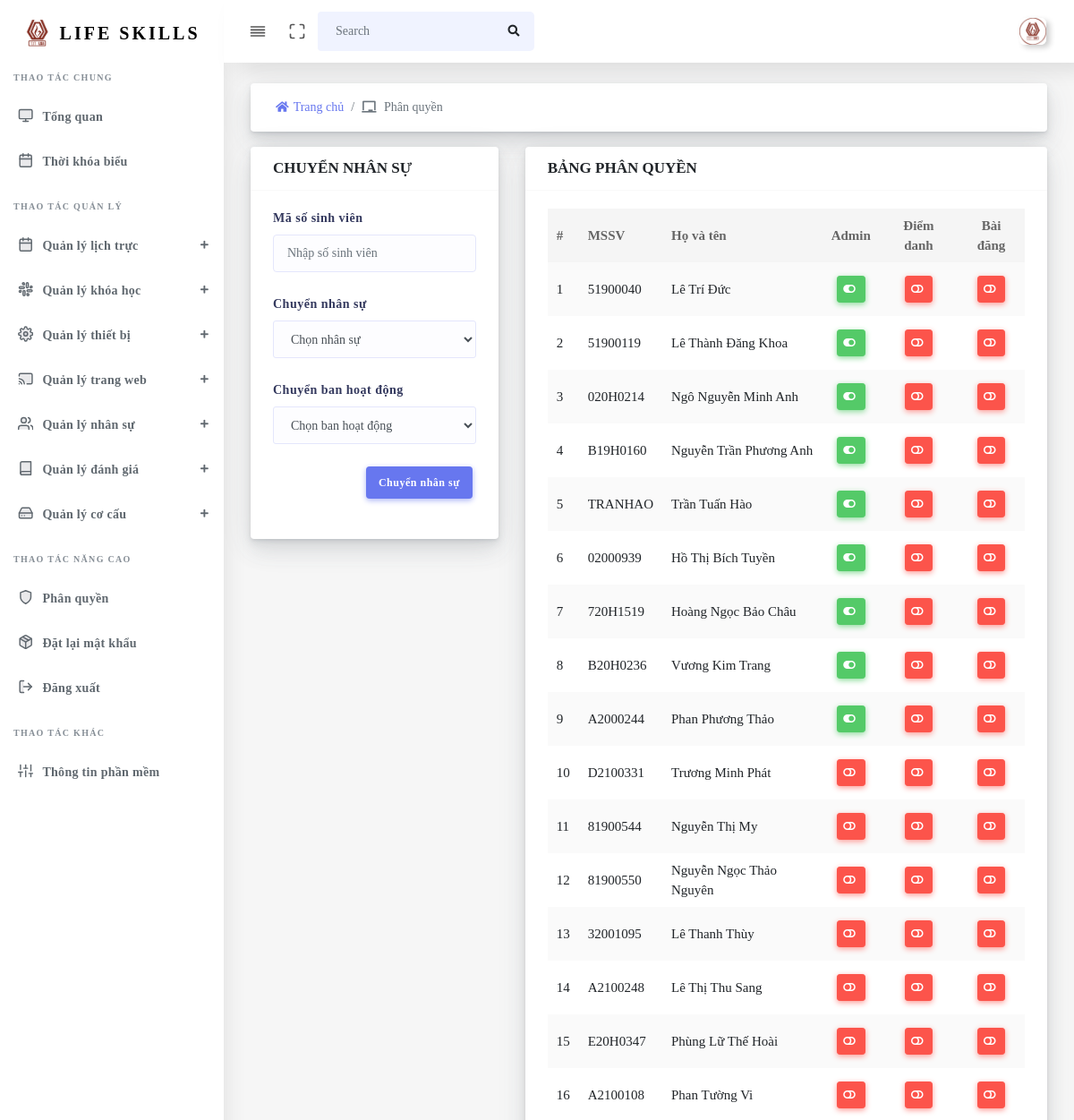
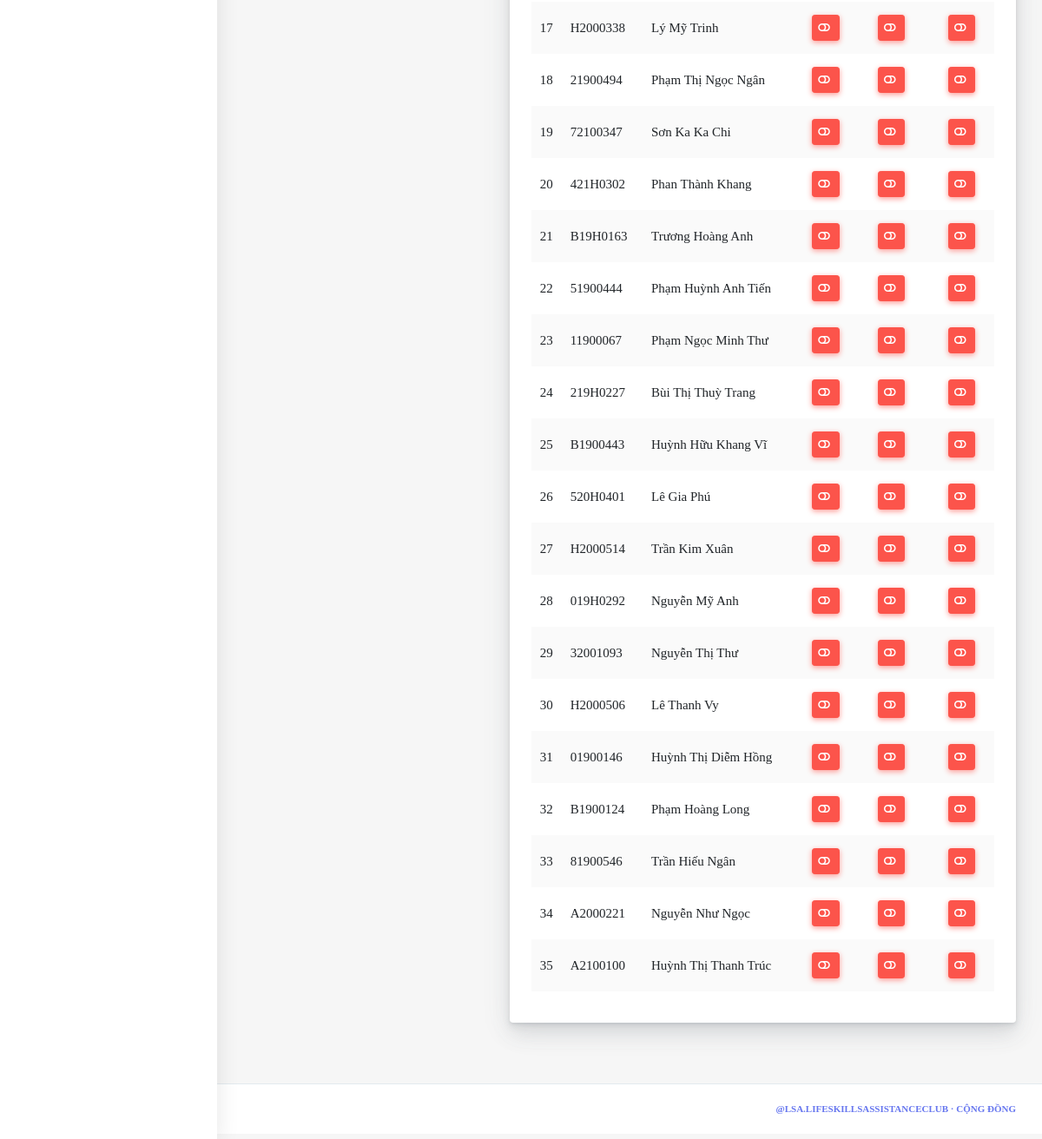
The page /Admin/Decentralization (signed in) on the database its author committed (2 pictures, top to bottom).
### tables this page shows
CREATE TABLE `tbl_decentralization` (
  `id_decentralization` int(255) NOT NULL,
  `id_user` int(255) NOT NULL,
  `admin` int(1) NOT NULL DEFAULT 0,
  `attendance` int(1) NOT NULL DEFAULT 0,
  `post` int(1) NOT NULL DEFAULT 0
);

CREATE TABLE `tbl_user` (
  `id_user` int(255) NOT NULL,
  `id_student` varchar(8) NOT NULL,
  `password` varchar(255) NOT NULL,
  `fullname` varchar(255) NOT NULL,
  `birthday` date DEFAULT NULL,
  `facebook` varchar(255) DEFAULT NULL,
  `id_team` int(255) DEFAULT NULL,
  `phone` varchar(11) DEFAULT NULL,
  `role` int(1) NOT NULL
);

### source/views/admin/layout.php (called while the page is built)
<?php
$filepath = realpath(dirname(__FILE__));
require_once($filepath . '/partials/header.php');
require_once($filepath . '/partials/sidebar.php');
require_once($filepath . '/pages/' . $data['page'] . '.php');
require_once($filepath . '/partials/footer.php');
?>

### source/core/Controller.php (called while the page is built, shortened)
<?php
class Controller
{
    public function viewAdmin($view, $data = [])
    {
        require_once(realpath(dirname(__FILE__)) . '/../views/admin/' . $view . '.php');
    }
}
?>

### source/controllers/Admin.php (called while the page is built, shortened)
<?php
class Admin extends Controller
{
  private $Decentralization;
  private $Personnel;
  private $Team;
  function __construct()
  {
    $this->Personnel        = $this->model("Personnel");
    $this->Team             = $this->model("Team");
    $this->Decentralization = $this->model("Decentralization");
  }
  public function Decentralization()
  {
    $Notification = [];
    $this->viewAdmin("layout", [
      "page"                  => "decentralization/decentralization",
      "ListTeam"              => $this->Team->getTeam(),
      "ListPersonnel"         => $this->Personnel->getPersonnel(),
      "ListDecentralization"  => $this->Decentralization->getDecentralization(),
      "Notification"          => $Notification,
    ]);
  }
}

### source/core/App.php (called while the page is built, shortened)
<?php
class App
{
    protected $action       = "Index";
    function __construct()
    {
        $arr        = $this->UrlProcess();
        $filepath   = realpath(dirname(__FILE__));
        if (isset($arr[0])) {
            if (file_exists($filepath . '/../controllers/' . $arr[0] . '.php')) {
                if ($arr[0] == "Admin") {
                    $this->action = "Home";
                }
                unset($arr[0]);
            }
        }
        $this->controller = new $this->controller;
        if (isset($arr[1])) {
            if (method_exists($this->controller, $arr[1])) {
                $this->action = $arr[1];
            }
            unset($arr[1]);
        }
        $this->params = $arr ? array_values($arr) : [];
        call_user_func_array([$this->controller, $this->action], $this->params);
    }
    function UrlProcess()
    {
        if (isset($_GET["url"])) return explode("/", filter_var(trim($_GET["url"], "/")));
    }
}
?>

### index.php (called while the page is built, shortened)
<?php
$myApp = new App();
?>

### source/core/lib/database.php (called while the page is built, shortened)
<?php
class Database
{
  protected $host   = DB_HOST;
  protected $user   = DB_USER;
  protected $pass   = DB_PASS;
  protected $dbname = DB_NAME;
  public $link;
  private function connectDB()
  {
    $this->link = new mysqli(
      $this->host,
      $this->user,
      $this->pass,
      $this->dbname
    );
  }
  public function select($query)
  {
    $result = $this->link->query($query) or
      die($this->link->error . __LINE__);
    if ($result->num_rows > 0) {
      return $result;
    } else {
      return false;
    }
  }
}

### source/models/Decentralization.php (called while the page is built, shortened)
<?php
class Decentralization
{
  private $db;
  public function __construct()
  {
    $this->db = new Database();
  }
  public function getDecentralization()
  {
    $query  = "SELECT tbl_user.*, id_decentralization, admin, attendance, post FROM tbl_user, tbl_decentralization WHERE tbl_decentralization.id_user = tbl_user.id_user ORDER BY admin DESC, attendance DESC, post DESC";
    $result = $this->db->select($query);
    return $result;
  }
}

### source/views/admin/pages/decentralization/decentralization.php (the view, shortened to what this page needs)
<div class="main-content">
  <section class="section mb-3">
    <div class="section-body">
      <div class="row">
        <div class="col-md-12">
          <div class="card mb-2">
            <div class="card-body p-2">
              <nav aria-label="breadcrumb m-0">
                <ol class="breadcrumb bg-white m-0">
                  <li class="breadcrumb-item"><a href="Admin/Home"><i class="fas fa-home"></i>Trang chủ</a></li>
                  <li class="breadcrumb-item active" aria-current="page"><i class="fas fa-chalkboard"></i> Phân quyền</li>
                </ol>
              </nav>
            </div>
          </div>
        </div>
      </div>
    </div>
  </section>
  <section class="section">
    <div class="section-body">
      <div class="row">
        <div class="col-md-4">
          <div class="card">
            <div class="card-header">
              <h4>CHUYỂN NHÂN SỰ</h4>
            </div>
            <div class="card-body">
              <form action="Admin/Decentralization" method="post">
                <div class="form-group">
                  <label>Mã số sinh viên</label>
                  <input type="text" class="form-control" placeholder="Nhập số sinh viên" name="id_student" list="id_student">
                </div>
                <div class="form-group">
                  <label>Chuyển nhân sự</label>
                  <select class="form-control selectric" name="role">
                    <option value="" class="font-weight-bold">Chọn nhân sự</option>
                  </select>
                </div>
                <div class="form-group">
                  <label>Chuyển ban hoạt động</label>
                  <select class="form-control selectric" name="id_team">
                    <option value="" class="font-weight-bold">Chọn ban hoạt động</option>
                  </select>
                </div>
                <div class="form-group text-right">
                  <button class="btn btn-primary mr-1" name="administration" type="submit">Chuyển nhân sự</button>
                </div>
              </form>
            </div>
          </div>
        </div>
        <div class="col-md-8">
          <div class="card">
            <div class="card-header">
              <h4>BẢNG PHÂN QUYỀN</h4>
            </div>
            <div class="card-body">
              <div class="table-responsive">
                <table class="table table-striped table-hover" id="table-1">
                  <thead>
                    <tr>
                      <th>#</th>
                      <th>MSSV</th>
                      <th>Họ và tên</th>
                      <th class="text-center">Admin</th>
                      <th class="text-center">Điểm danh</th>
                      <th class="text-center">Bài đăng</th>
                    </tr>
                  </thead>
                  <tbody>
                    <?php $i = 1;
                    if ($data['ListDecentralization']) {
                      while ($value = $data['ListDecentralization']->fetch_assoc()) { ?>
                        <tr>
                          <td><?php echo $i++; ?></td>
                          <td><?php echo $value['id_student'] ?></td>
                          <td><?php echo $value['fullname'] ?></td>
                          <td class="text-center">
                            <form action="Admin/Decentralization" method="post">
                              <?php if ($value['admin'] == 1) { ?>
                                <button type="submit" name="admin" value="0" class="btn btn-sm btn-success btn-icon icon-left">
                                  <i class="fas fa-toggle-on"></i></span>
                                </button>
                              <?php } else { ?>
                                <button type="submit" name="admin" value="1" class="btn btn-sm btn-danger btn-icon icon-left">
                                  <i class="fas fa-toggle-off"></i></span>
                                </button>
                              <?php } ?>
                            </form>
                          </td>
                          <td class="text-center">
                            <form action="Admin/Decentralization" method="post">
                              <?php if ($value['attendance'] == 1) { ?>
                                <input type="hidden" style="width: 50px;" name="id_decentralization" value="<?php echo $value['id_decentralization'] ?>">
                                <button type="submit" name="attendance" value="0" class="btn btn-sm btn-success btn-icon icon-left">
                                  <i class="fas fa-toggle-on"></i></span>
                                </button>
                              <?php } else { ?>
                                <button type="submit" name="attendance" value="1" class="btn btn-sm btn-danger btn-icon icon-left">
                                  <i class="fas fa-toggle-off"></i></span>
                                </button>
                              <?php } ?>
                            </form>
                          </td>
                          <td class="text-center">
                            <form action="Admin/Decentralization" method="post">
                              <?php if ($value['post'] == 1) { ?>
                                <input type="hidden" style="width: 50px;" name="id_decentralization" value="<?php echo $value['id_decentralization'] ?>">
                                <button type="submit" name="post" value="0" class="btn btn-sm btn-success btn-icon icon-left">
                                  <i class="fas fa-toggle-on"></i></span>
                                </button>
                              <?php } else { ?>
                                <button type="submit" name="post" value="1" class="btn btn-sm btn-danger btn-icon icon-left">
                                  <i class="fas fa-toggle-off"></i></span>
                                </button>
                              <?php } ?>
                            </form>
                          </td>
                        </tr>
                    <?php }
                    } ?>
                  </tbody>
                </table>
              </div>
            </div>
          </div>
        </div>
      </div>
    </div>
  </section>
</div>

### rows shown on the page
tbl_decentralization: id_user.id_student "51900040", id_user.fullname "Lê Trí Đức"
tbl_decentralization: id_user.id_student "51900119", id_user.fullname "Lê Thành Đăng Khoa"
tbl_decentralization: id_user.id_student "020H0214", id_user.fullname "Ngô Nguyễn Minh Anh"
tbl_decentralization: id_user.id_student "B19H0160", id_user.fullname "Nguyễn Trần Phương Anh"
tbl_decentralization: id_user.id_student "TRANHAO", id_user.fullname "Trần Tuấn Hào"
tbl_decentralization: id_user.id_student "02000939", id_user.fullname "Hồ Thị Bích Tuyền"
tbl_decentralization: id_user.id_student "720H1519", id_user.fullname "Hoàng Ngọc Bảo Châu"
tbl_decentralization: id_user.id_student "B20H0236", id_user.fullname "Vương Kim Trang"
tbl_decentralization: id_user.id_student "A2000244", id_user.fullname "Phan Phương Thảo"
tbl_decentralization: id_user.id_student "D2100331", id_user.fullname "Trương Minh Phát"
tbl_decentralization: id_user.id_student "81900544", id_user.fullname "Nguyễn Thị My"
tbl_decentralization: id_user.id_student "81900550", id_user.fullname "Nguyễn Ngọc Thảo Nguyên"
tbl_decentralization: id_user.id_student "32001095", id_user.fullname "Lê Thanh Thùy"
tbl_decentralization: id_user.id_student "A2100248", id_user.fullname "Lê Thị Thu Sang"
tbl_decentralization: id_user.id_student "E20H0347", id_user.fullname "Phùng Lữ Thế Hoài"
tbl_decentralization: id_user.id_student "A2100108", id_user.fullname "Phan Tường Vi"
tbl_decentralization: id_user.id_student "H2000338", id_user.fullname "Lý Mỹ Trinh"
tbl_decentralization: id_user.id_student "21900494", id_user.fullname "Phạm Thị Ngọc Ngân"
tbl_decentralization: id_user.id_student "72100347", id_user.fullname "Sơn Ka Ka Chi"
tbl_decentralization: id_user.id_student "421H0302", id_user.fullname "Phan Thành Khang"
tbl_decentralization: id_user.id_student "B19H0163", id_user.fullname "Trương Hoàng Anh"
tbl_decentralization: id_user.id_student "51900444", id_user.fullname "Phạm Huỳnh Anh Tiến"
tbl_decentralization: id_user.id_student "11900067", id_user.fullname "Phạm Ngọc Minh Thư"
tbl_decentralization: id_user.id_student "219H0227", id_user.fullname "Bùi Thị Thuỳ Trang"
tbl_decentralization: id_user.id_student "B1900443", id_user.fullname "Huỳnh Hữu Khang Vĩ"
tbl_decentralization: id_user.id_student "520H0401", id_user.fullname "Lê Gia Phú"
tbl_decentralization: id_user.id_student "H2000514", id_user.fullname "Trần Kim Xuân"
tbl_decentralization: id_user.id_student "019H0292", id_user.fullname "Nguyễn Mỹ Anh"
tbl_decentralization: id_user.id_student "32001093", id_user.fullname "Nguyễn Thị Thư"
tbl_decentralization: id_user.id_student "H2000506", id_user.fullname "Lê Thanh Vy"
tbl_decentralization: id_user.id_student "01900146", id_user.fullname "Huỳnh Thị Diễm Hồng"
tbl_decentralization: id_user.id_student "B1900124", id_user.fullname "Phạm Hoàng Long"
tbl_decentralization: id_user.id_student "81900546", id_user.fullname "Trần Hiếu Ngân"
tbl_decentralization: id_user.id_student "A2000221", id_user.fullname "Nguyễn Như Ngọc"
tbl_decentralization: id_user.id_student "A2100100", id_user.fullname "Huỳnh Thị Thanh Trúc"
